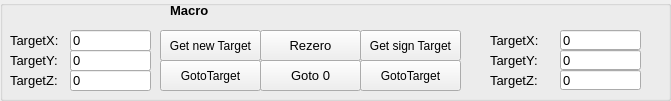
   <widget class="QGroupBox" name="groupBox_target">
    <property name="geometry">
     <rect>
      <x>430</x>
      <y>10</y>
      <width>671</width>
      <height>101</height>
     </rect>
    </property>
    <property name="title">
     <string/>
    </property>
    <widget class="QPushButton" name="rezero_2">
     <property name="geometry">
      <rect>
       <x>260</x>
       <y>60</y>
       <width>101</width>
       <height>31</height>
      </rect>
     </property>
     <property name="font">
      <font>
       <family>Arial</family>
       <pointsize>10</pointsize>
      </font>
     </property>
     <property name="text">
      <string>Goto 0</string>
     </property>
    </widget>
    <widget class="QPushButton" name="rezero">
     <property name="geometry">
      <rect>
       <x>260</x>
       <y>30</y>
       <width>101</width>
       <height>31</height>
      </rect>
     </property>
     <property name="font">
      <font>
       <family>Arial</family>
       <pointsize>10</pointsize>
      </font>
     </property>
     <property name="text">
      <string>Rezero</string>
     </property>
    </widget>
    <widget class="QLabel" name="label_56">
     <property name="geometry">
      <rect>
       <x>10</x>
       <y>30</y>
       <width>71</width>
       <height>21</height>
      </rect>
     </property>
     <property name="font">
      <font>
       <family>Arial</family>
       <pointsize>10</pointsize>
      </font>
     </property>
     <property name="text">
      <string>TargetX:</string>
     </property>
    </widget>
    <widget class="QLineEdit" name="target_z">
     <property name="geometry">
      <rect>
       <x>70</x>
       <y>70</y>
       <width>81</width>
       <height>21</height>
      </rect>
     </property>
     <property name="font">
      <font>
       <family>Arial</family>
       <pointsize>10</pointsize>
      </font>
     </property>
     <property name="text">
      <string>0</string>
     </property>
    </widget>
    <widget class="QLabel" name="label_57">
     <property name="geometry">
      <rect>
       <x>10</x>
       <y>50</y>
       <width>71</width>
       <height>21</height>
      </rect>
     </property>
     <property name="font">
      <font>
       <family>Arial</family>
       <pointsize>10</pointsize>
      </font>
     </property>
     <property name="text">
      <string>TargetY:</string>
     </property>
    </widget>
    <widget class="QLineEdit" name="target_y">
     <property name="geometry">
      <rect>
       <x>70</x>
       <y>50</y>
       <width>81</width>
       <height>21</height>
      </rect>
     </property>
     <property name="font">
      <font>
       <family>Arial</family>
       <pointsize>10</pointsize>
      </font>
     </property>
     <property name="text">
      <string>0</string>
     </property>
    </widget>
    <widget class="QPushButton" name="goto_target">
     <property name="geometry">
      <rect>
       <x>160</x>
       <y>60</y>
       <width>101</width>
       <height>31</height>
      </rect>
     </property>
     <property name="font">
      <font>
       <family>Arial</family>
       <pointsize>9</pointsize>
      </font>
     </property>
     <property name="cursor">
      <cursorShape>UpArrowCursor</cursorShape>
     </property>
     <property name="contextMenuPolicy">
      <enum>Qt::NoContextMenu</enum>
     </property>
     <property name="layoutDirection">
      <enum>Qt::LeftToRight</enum>
     </property>
     <property name="text">
      <string>GotoTarget</string>
     </property>
    </widget>
    <widget class="QLabel" name="label_65">
     <property name="geometry">
      <rect>
       <x>170</x>
       <y>0</y>
       <width>61</width>
       <height>21</height>
      </rect>
     </property>
     <property name="font">
      <font>
       <family>Arial</family>
       <pointsize>10</pointsize>
       <weight>75</weight>
       <bold>true</bold>
      </font>
     </property>
     <property name="text">
      <string>Macro</string>
     </property>
    </widget>
    <widget class="QPushButton" name="get_xyz_2">
     <property name="geometry">
      <rect>
       <x>160</x>
       <y>30</y>
       <width>101</width>
       <height>31</height>
      </rect>
     </property>
     <property name="font">
      <font>
       <family>Arial</family>
       <pointsize>9</pointsize>
      </font>
     </property>
     <property name="text">
      <string>Get new Target</string>
     </property>
    </widget>
    <widget class="QLineEdit" name="target_x">
     <property name="geometry">
      <rect>
       <x>70</x>
       <y>30</y>
       <width>81</width>
       <height>21</height>
      </rect>
     </property>
     <property name="font">
      <font>
       <family>Arial</family>
       <pointsize>10</pointsize>
      </font>
     </property>
     <property name="text">
      <string>0</string>
     </property>
    </widget>
    <widget class="QLabel" name="label_58">
     <property name="geometry">
      <rect>
       <x>10</x>
       <y>70</y>
       <width>71</width>
       <height>21</height>
      </rect>
     </property>
     <property name="font">
      <font>
       <family>Arial</family>
       <pointsize>10</pointsize>
      </font>
     </property>
     <property name="text">
      <string>TargetZ:</string>
     </property>
    </widget>
    <widget class="QPushButton" name="get_xyz_5">
     <property name="geometry">
      <rect>
       <x>360</x>
       <y>30</y>
       <width>101</width>
       <height>31</height>
      </rect>
     </property>
     <property name="font">
      <font>
       <family>Arial</family>
       <pointsize>9</pointsize>
      </font>
     </property>
     <property name="text">
      <string>Get sign Target</string>
     </property>
    </widget>
    <widget class="QPushButton" name="goto_target_3">
     <property name="geometry">
      <rect>
       <x>360</x>
       <y>60</y>
       <width>101</width>
       <height>31</height>
      </rect>
     </property>
     <property name="font">
      <font>
       <family>Arial</family>
       <pointsize>9</pointsize>
      </font>
     </property>
     <property name="cursor">
      <cursorShape>UpArrowCursor</cursorShape>
     </property>
     <property name="contextMenuPolicy">
      <enum>Qt::NoContextMenu</enum>
     </property>
     <property name="layoutDirection">
      <enum>Qt::LeftToRight</enum>
     </property>
     <property name="text">
      <string>GotoTarget</string>
     </property>
    </widget>
    <widget class="QLabel" name="label_89">
     <property name="geometry">
      <rect>
       <x>490</x>
       <y>70</y>
       <width>71</width>
       <height>21</height>
      </rect>
     </property>
     <property name="font">
      <font>
       <family>Arial</family>
       <pointsize>10</pointsize>
      </font>
     </property>
     <property name="text">
      <string>TargetZ:</string>
     </property>
    </widget>
    <widget class="QLabel" name="label_90">
     <property name="geometry">
      <rect>
       <x>490</x>
       <y>50</y>
       <width>71</width>
       <height>21</height>
      </rect>
     </property>
     <property name="font">
      <font>
       <family>Arial</family>
       <pointsize>10</pointsize>
      </font>
     </property>
     <property name="text">
      <string>TargetY:</string>
     </property>
    </widget>
    <widget class="QLabel" name="label_91">
     <property name="geometry">
      <rect>
       <x>490</x>
       <y>30</y>
       <width>71</width>
       <height>21</height>
      </rect>
     </property>
     <property name="font">
      <font>
       <family>Arial</family>
       <pointsize>10</pointsize>
      </font>
     </property>
     <property name="text">
      <string>TargetX:</string>
     </property>
    </widget>
    <widget class="QLineEdit" name="cz">
     <property name="geometry">
      <rect>
       <x>560</x>
       <y>70</y>
       <width>81</width>
       <height>20</height>
      </rect>
     </property>
     <property name="font">
      <font>
       <family>Arial</family>
       <pointsize>10</pointsize>
      </font>
     </property>
     <property name="text">
      <string>0</string>
     </property>
    </widget>
    <widget class="QLineEdit" name="cx">
     <property name="geometry">
      <rect>
       <x>560</x>
       <y>30</y>
       <width>81</width>
       <height>20</height>
      </rect>
     </property>
     <property name="font">
      <font>
       <family>Arial</family>
       <pointsize>10</pointsize>
      </font>
     </property>
     <property name="text">
      <string>0</string>
     </property>
    </widget>
    <widget class="QLineEdit" name="cy">
     <property name="geometry">
      <rect>
       <x>560</x>
       <y>50</y>
       <width>81</width>
       <height>20</height>
      </rect>
     </property>
     <property name="font">
      <font>
       <family>Arial</family>
       <pointsize>10</pointsize>
      </font>
     </property>
     <property name="text">
      <string>0</string>
     </property>
    </widget>
    <zorder>rezero_2</zorder>
    <zorder>rezero</zorder>
    <zorder>target_z</zorder>
    <zorder>label_57</zorder>
    <zorder>target_y</zorder>
    <zorder>goto_target</zorder>
    <zorder>label_65</zorder>
    <zorder>get_xyz_2</zorder>
    <zorder>target_x</zorder>
    <zorder>label_58</zorder>
    <zorder>get_xyz_5</zorder>
    <zorder>goto_target_3</zorder>
    <zorder>label_56</zorder>
    <zorder>label_89</zorder>
    <zorder>label_90</zorder>
    <zorder>label_91</zorder>
    <zorder>cz</zorder>
    <zorder>cx</zorder>
    <zorder>cy</zorder>
   </widget>
